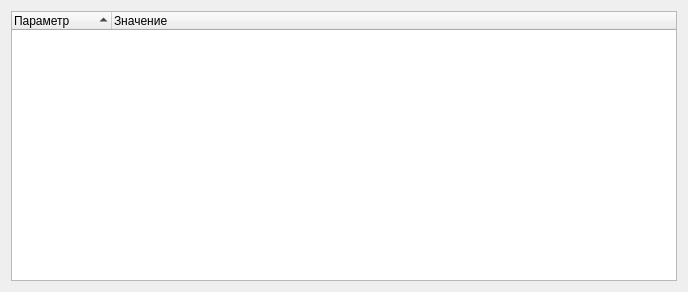
<?xml version="1.0" encoding="UTF-8"?>
<ui version="4.0">
 <class>ZrmParamsView</class>
 <widget class="QWidget" name="ZrmParamsView">
  <property name="geometry">
   <rect>
    <x>0</x>
    <y>0</y>
    <width>688</width>
    <height>292</height>
   </rect>
  </property>
  <property name="windowTitle">
   <string>Form</string>
  </property>
  <layout class="QVBoxLayout" name="verticalLayout">
   <item>
    <widget class="QTreeWidget" name="zrm_params">
     <property name="editTriggers">
      <set>QAbstractItemView::NoEditTriggers</set>
     </property>
     <property name="showDropIndicator" stdset="0">
      <bool>false</bool>
     </property>
     <property name="alternatingRowColors">
      <bool>true</bool>
     </property>
     <property name="selectionMode">
      <enum>QAbstractItemView::SingleSelection</enum>
     </property>
     <property name="rootIsDecorated">
      <bool>true</bool>
     </property>
     <property name="uniformRowHeights">
      <bool>true</bool>
     </property>
     <property name="itemsExpandable">
      <bool>false</bool>
     </property>
     <property name="sortingEnabled">
      <bool>true</bool>
     </property>
     <property name="headerHidden">
      <bool>false</bool>
     </property>
     <property name="expandsOnDoubleClick">
      <bool>false</bool>
     </property>
     <property name="columnCount">
      <number>2</number>
     </property>
     <attribute name="headerVisible">
      <bool>true</bool>
     </attribute>
     <attribute name="headerShowSortIndicator" stdset="0">
      <bool>true</bool>
     </attribute>
     <column>
      <property name="text">
       <string>Параметр</string>
      </property>
     </column>
     <column>
      <property name="text">
       <string>Значение</string>
      </property>
     </column>
    </widget>
   </item>
  </layout>
 </widget>
 <resources/>
 <connections/>
</ui>
